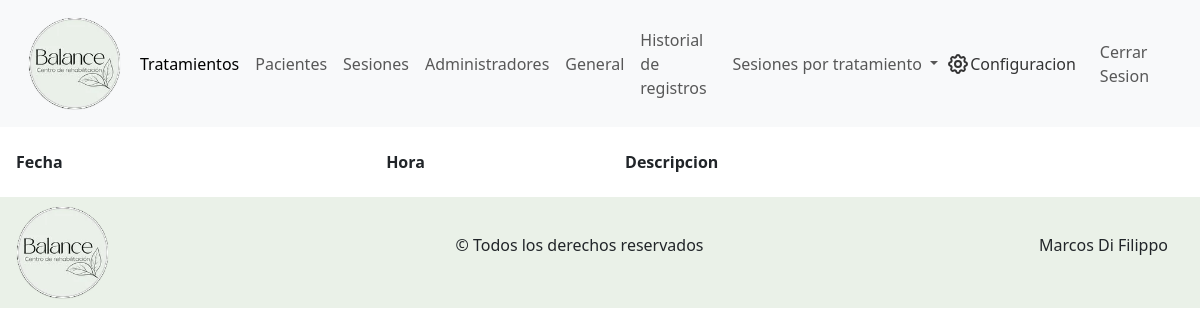
The app's page /admin/historial_acciones.php (signed in), older data.
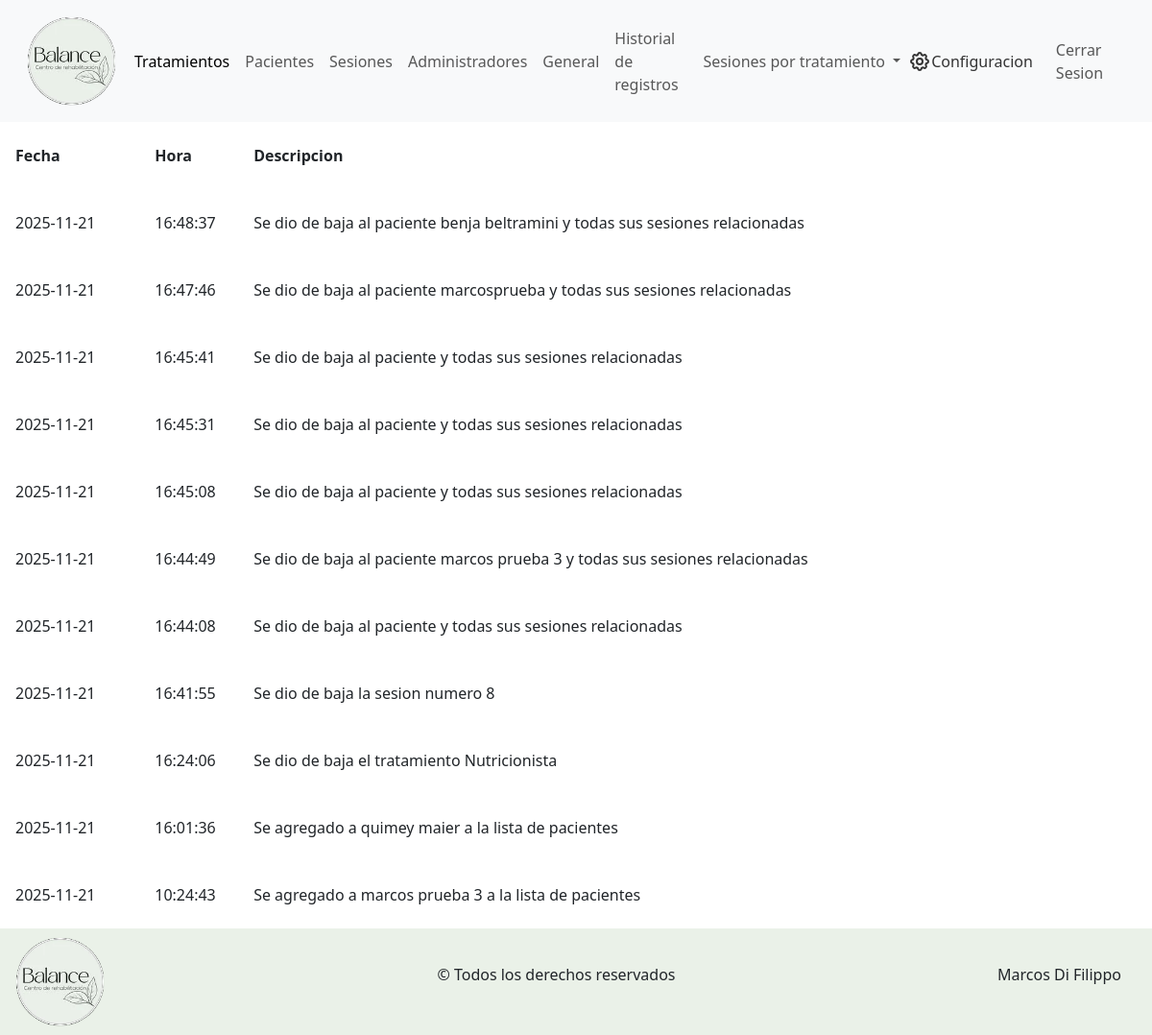
The same page, newer data.
### tables this page shows
CREATE TABLE `historial_acciones` (
  `id_accion` int(11) NOT NULL,
  `fecha` date NOT NULL,
  `descripcion` varchar(250) DEFAULT NULL,
  `hora` time NOT NULL
);

### admin/abml/lectura.php (called while the page is built, shortened)
<?php
    $lecturaHistorialAcciones = "SELECT * FROM `historial_acciones`";
?>

### admin/historial_acciones.php (the view, shortened to what this page needs)
<?php
    include_once("../componentes-admin/header.php");
?>
<main>
    <section>
        <article>
            <table>
                <thead>
                    <th class="ps-3">
                        Fecha
                    </th>
                    <th>
                        Hora
                    </th>
                    <th>
                        Descripcion
                    </th>
                </thead>
                <tbody>
                    <?php
                        $resultadoHistorial = mysqli_query($conexion, $lecturaHistorialAcciones . " ORDER BY `fecha` DESC, `hora` DESC");
                        while ($accion = mysqli_fetch_array($resultadoHistorial)) {
                            echo "<tr>";
                                echo "<td class='ps-3'>$accion[fecha]</td>";
                                echo "<td>$accion[hora]</td>";
                                echo "<td>$accion[descripcion]</td>";
                            echo "</tr>";
                        }
                    ?>
                </tbody>
            </table>
        </article>
    </section>
</main>
<?php
    include_once("../componentes-admin/footer.php");
?>

### componentes-admin/header.php (shortened to what this page needs)
<?php
    $esAdmin = false;
    if ($_SESSION["fk_rol"] == 1) {
        $esAdmin = true;
    }
    else {
        $esAdmin = false;
    }
    include_once("../admin/abml/lectura.php");
?>
<!DOCTYPE html>
<html lang="en">
<head>
    <?php
        $linkCss = "<link rel='stylesheet' href='../css-admin/main.css'>";
        if (str_contains($_SERVER["PHP_SELF"], "abml")) {
            include_once("../../librerias/bootstrap-css.php");
            $rutaIndex = "../index.php";
            $rutaTodasSesiones = "../sesiones-completas.php";
            $rutaTratamientos = "../tratamientos.php";
            $rutaPacientes = "../pacientes.php";
            $rutaAdministradores = "../administradores.php";
            $rutaCerrarSesion = "../../log/cerrarSesion.php";
            $rutaSesiones = "../sesiones.php";
            $rutaGeneral = "../informacion-general.php";
            $rutaHistorial = "../historial_acciones.php";
            $rutaConfiguracion = "../../configuracion/configuracion.php?perfil=ok";
            $rutaAbml = true;
            $linkCss = "<link rel='stylesheet' href='../../css-admin/main.css'>";
        }
        else {
            include_once("../librerias/bootstrap-css.php");
            $rutaIndex = "../admin/index.php";
            $rutaTratamientos = "../admin/tratamientos.php";
            $rutaPacientes = "../admin/pacientes.php";
            $rutaAdministradores = "../admin/administradores.php";
            $rutaCerrarSesion = "../log/cerrarSesion.php";
            $rutaSesiones = "../admin/sesiones.php";
            $rutaGeneral = "../admin/informacion-general.php";
            $rutaHistorial = "../admin/historial_acciones.php";
        }
        echo $linkCss;
    ?>
</head>
<body>
    <header>
        <nav class="navbar navbar-expand-lg bg-body-tertiary">
            <div class="container-fluid">
                <div class="collapse navbar-collapse" id="navbarNavAltMarkup">
                    <div class="nav-principal navbar-nav d-flex align-items-center justify-content-between">
                        <div class="d-flex align-items-center">
                            <a href="<?php echo $rutaIndex?>">
                                <img class="logo" src="../imagenes/logo-kine.webp" alt="Inicio">
                            </a>
                            <a class="nav-link active" aria-current="page" href=<?php echo $rutaTratamientos?> >Tratamientos</a>
                            <a class="nav-link" href=<?php echo $rutaPacientes?> >Pacientes</a>
                            <a class="nav-link" href=<?php echo $rutaSesiones?> >Sesiones</a>
                            <?php echo $esAdmin == true ? "<a class='nav-link' href='$rutaAdministradores'>Administradores</a> " : ""?>
                            <a class="nav-link" href=<?php echo $rutaGeneral?> >General</a>
                            <a class="nav-link" href=<?php echo $rutaHistorial?> >Historial de registros</a>
                            <div class="collapse navbar-collapse" id="navbarNavDropdown">
                                <ul class="navbar-nav">
                                    <li class="nav-item dropdown">
                                        <button class="nav-link dropdown-toggle" role="button" data-bs-toggle="dropdown" aria-expanded="false">
                                            Sesiones por tratamiento
                                        </button>
                                    </li>
                                </ul>
                            </div>
                        </div>
                        <div class="d-flex">
                            <a style="color: #333333;" class='d-flex align-items-center me-3' href='../configuracion/configuracion.php?perfil=ok'>
                                Configuracion
                            </a>
                            <a class="nav-link" href=<?php echo $rutaCerrarSesion?> >Cerrar Sesion</a>
                        </div>
                    </div>
                </div>
            </div>
        </nav>
    </header>

### librerias/bootstrap-css.php (shortened to what this page needs)
<link href="https://cdn.jsdelivr.net/npm/bootstrap@5.3.8/dist/css/bootstrap.min.css" rel="stylesheet">

### componentes-admin/footer.php (shortened to what this page needs)
<footer class="d-flex justify-content-between align-items-center">
    <a href="../admin/index.php">
        <img class="logo" src="../imagenes/logo-kine.webp" alt="logo">
    </a>
    <p>
        &copy; Todos los derechos reservados
    </p>
    <p>
        Marcos Di Filippo
    </p>
</footer>
</body>
</html>

### css-admin/main.css (style rules this page uses)
* { margin: 0; padding: 0; }
a { text-decoration: none; }
.nav-principal { width: 100%; }
.logo { width: 120px; }
svg { transition: color 0.3s ease; }
table { width: 100%; }
tr { height: 70px; transition: background-color 0.2s ease; }
footer { background-color: #EAF1E8; }
footer p:last-of-type { margin-right: 2rem; }

Row changes from the older to the newer data that the page shows:
added historial_acciones: fecha "2025-11-21", hora "16:48:37", descripcion "Se dio de baja al paciente benja beltramini y todas sus sesiones relacionadas"
added historial_acciones: fecha "2025-11-21", hora "16:47:46", descripcion "Se dio de baja al paciente marcosprueba y todas sus sesiones relacionadas"
added historial_acciones: fecha "2025-11-21", hora "16:45:41", descripcion "Se dio de baja al paciente y todas sus sesiones relacionadas"
added historial_acciones: fecha "2025-11-21", hora "16:45:31", descripcion "Se dio de baja al paciente y todas sus sesiones relacionadas"
added historial_acciones: fecha "2025-11-21", hora "16:45:08", descripcion "Se dio de baja al paciente y todas sus sesiones relacionadas"
added historial_acciones: fecha "2025-11-21", hora "16:44:49", descripcion "Se dio de baja al paciente marcos prueba 3 y todas sus sesiones relacionadas"
added historial_acciones: fecha "2025-11-21", hora "16:44:08", descripcion "Se dio de baja al paciente y todas sus sesiones relacionadas"
added historial_acciones: fecha "2025-11-21", hora "16:41:55", descripcion "Se dio de baja la sesion numero 8"
added historial_acciones: fecha "2025-11-21", hora "16:24:06", descripcion "Se dio de baja el tratamiento Nutricionista"
added historial_acciones: fecha "2025-11-21", hora "16:01:36", descripcion "Se agregado a quimey maier a la lista de pacientes"
added historial_acciones: fecha "2025-11-21", hora "10:24:43", descripcion "Se agregado a marcos prueba 3 a la lista de pacientes"
